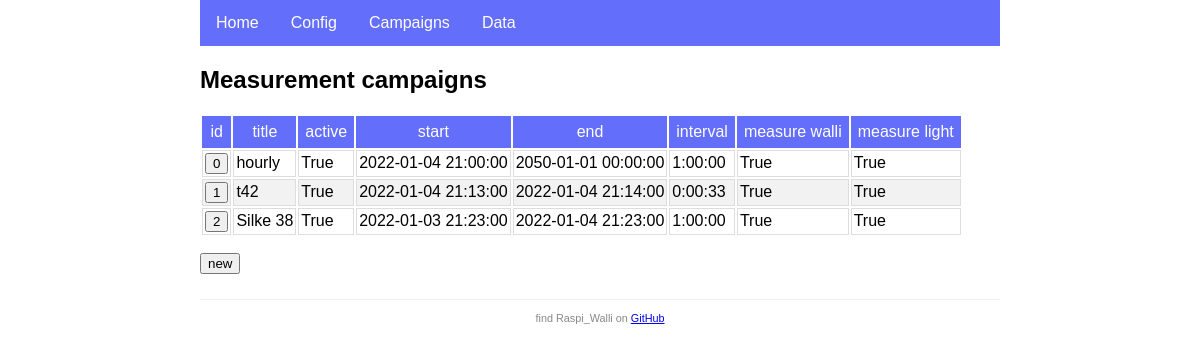
Page /campaigns/ on the earlier database version.
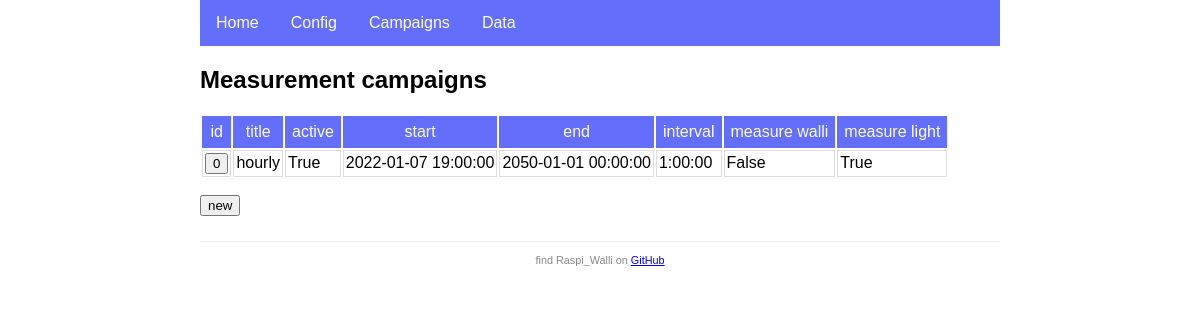
Same page on the later database version.
### app.py (models this page shows, shortened)
class Campaign(db.Model):
    id = db.Column(db.Integer, primary_key=True)
    title = db.Column(db.String(120), nullable=False)
    is_active = db.Column(db.Boolean, default=True)
    start = db.Column(db.DateTime, nullable=False)
    end = db.Column(db.DateTime, nullable=False)
    previous = db.Column(db.DateTime)
    interval = db.Column(db.Interval, nullable=False)
    measure_walli = db.Column(db.Boolean, default=True)
    measure_light = db.Column(db.Boolean, default=True)
    walli_stats = db.relationship('WalliStat', backref='campaign', lazy=True, cascade="all, delete")
    lux_values = db.relationship('LuxValue', backref='campaign', lazy=True, cascade="all, delete")

### app.py (the view)
@app.route('/campaigns/')
def campaigns():
    campaigns = db.session.query(Campaign).all()
    return render_template('campaigns.html', campaigns=campaigns)

### templates/campaigns.html
{% extends 'base.html' %}
{% block content %}
<h2>Measurement campaigns</h2>
<table>
    <thead>
        <tr>
            <th>id</th>
            <th>title</th>
            <th>active</th>
            <th>start</th>
            <th>end</th>
            <th>interval</th>
            <th>measure walli</th>
            <th>measure light</th>
        </tr>
    </thead>
    <tbody>
        {% for cpn in campaigns %}
        <tr>
            <td>
                <a href="edit/{{cpn.id}}/" title="click to edit campaign {{cpn.id}}">
                    <button type="button">{{cpn.id}}</button>
                </a>
            </td>
            <td>{{cpn.title}}</td>
            <td>{{cpn.is_active}}</td>
            <td>{{cpn.start}}</td>
            <td>{{cpn.end}}</td>
            <td>{{cpn.interval}}</td>
            <td>{{cpn.measure_walli}}</td>
            <td>{{cpn.measure_light}}</td>
        </tr>
        {% endfor %}
    </tbody>
</table>
<p>
    <a href="edit">
        <button type="button" title="create a new campaign">new</button>
    </a>
</p>
{% endblock %}

### templates/base.html (shortened to what this page needs)
<!DOCTYPE html>
<html>
<head>
    {% block head %}
        {% block styles %}
            <link rel="stylesheet" type="text/css" href="{{ url_for('static', filename='style.css' ) }}">
        {% endblock styles %}
    {% endblock head %}
</head>
<body>
<nav>
    {% block nav %}
        <ul>
            <li><a href="{{ url_for('home') }}">Home</a></li>
            <li><a href="{{ url_for('config') }}">Config</a></li>
            <li><a href="{{ url_for('campaigns') }}">Campaigns</a></li>
            <li><a href="{{ url_for('data') }}">Data</a></li>
        </ul>
    {% endblock %}
</nav>
<main>
    {% block content %}{% endblock %}
</main>
<footer>
    {% block footer %}
        <small> find Raspi_Walli on
            <a href="https://github.com/munich-ml/raspi_walli/">GitHub</a>
        </small>
    {% endblock %}
</footer>
</body>
</html>

### static/style.css (style rules this page uses)
* { font-family: Arial, Helvetica, sans-serif; }
body { margin: auto; width: 800px; }
nav ul { list-style-type: none; margin: 0; padding: 0; overflow: hidden; background-color: rgb(99, 110, 250); }
nav li { float: left; }
nav li a { display: block; color: white; text-align: center; padding: 14px 16px; text-decoration: none; }
main { padding: 0; }
footer { font-size: 13px; color: #888; border-top: 1px solid #eee; margin-top: 25px; text-align: center; padding: 10px; }
th { border: 0px; padding: 7px; font-weight: normal; text-align: center; color: white; background-color: rgb(99, 110, 250); }
td { border: 1px solid #ddd; padding: 2px; text-align: left; }

Differences in the rows shown:
removed Campaign: id "1", title "t42", is_active "True", start "2022-01-04 21:13:00", end "2022-01-04 21:14:00", interval "0:00:33", measure_walli "True", measure_light "True"
removed Campaign: id "2", title "Silke 38", is_active "True", start "2022-01-03 21:23:00", end "2022-01-04 21:23:00", interval "1:00:00", measure_walli "True", measure_light "True"
changed Campaign "hourly": start "2022-01-04 21:00:00" → "2022-01-07 19:00:00"; measure_walli "True" → "False"
